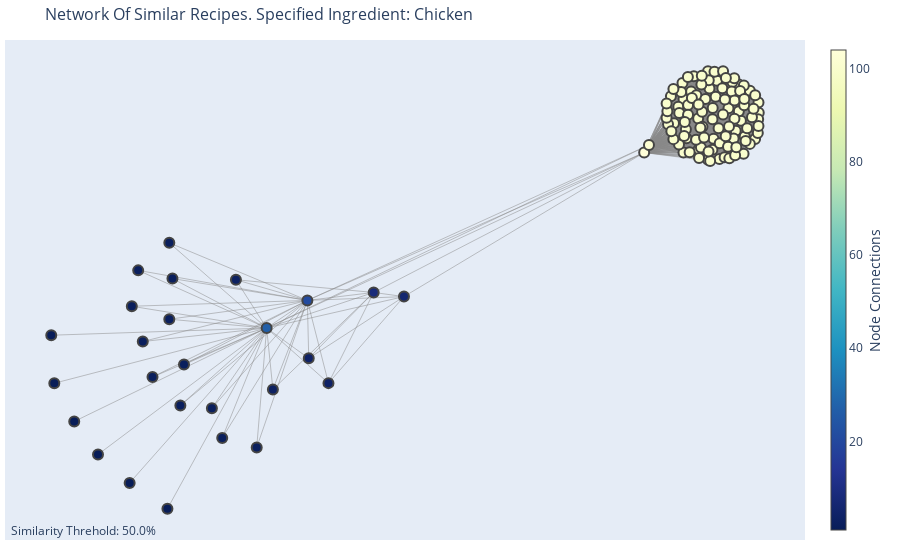

The cell this chart's notebook holds for it:
### Code cell
network_graph(0.5,"chicken",f="complementary")
